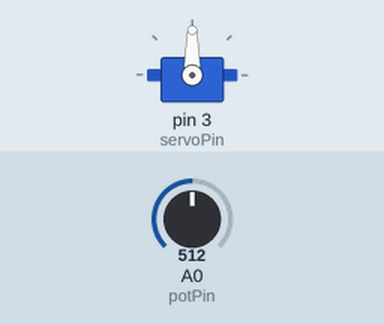
The sketch below on a simulated Arduino Uno, built with avr-gcc and run on an emulated ATmega328P. Parts: servo. Inputs (shaded band) come from the test bench; at power-on: A0 (potPin) = 512.

Above: at 1.2 s.
1.3 s: A0 (potPin) set to 716
At 1.9 s:
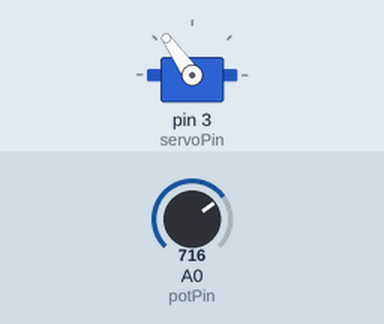
2.8 s: A0 (potPin) set to 900
At 3.1 s:
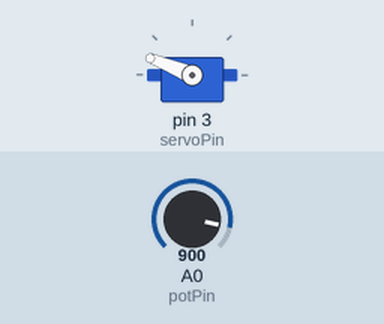
4.3 s: A0 (potPin) set to 1023
At 5.4 s:
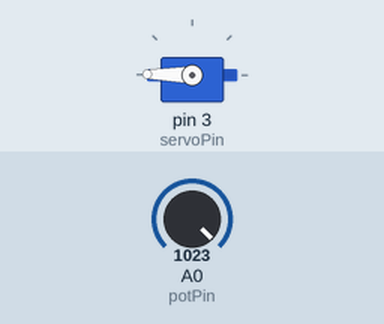
5.8 s: A0 (potPin) set to 306
At 6.5 s:
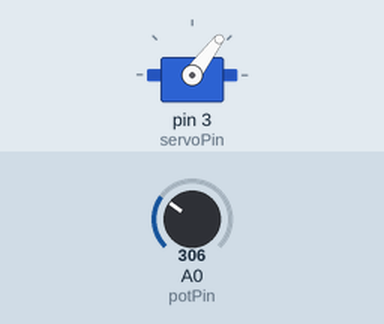
7.3 s: A0 (potPin) set to 122
At 7.7 s:
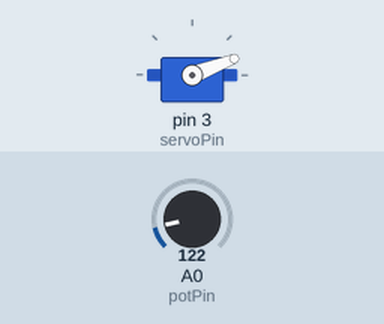
Timing chart, 0 to 9.8 s (numbered marks = the images above; inputs shaded):
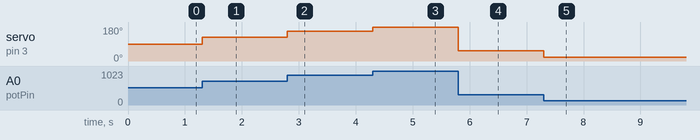

Measured:
- after the input at 1.3 s, servo on pin 3 (servoPin): 90° → 125° at once
- after the input at 2.8 s, servo on pin 3 (servoPin): 125° → 158° at once
- after the input at 4.3 s, servo on pin 3 (servoPin): 158° → 179° at once
- after the input at 5.8 s, servo on pin 3 (servoPin): 179° → 53° at once
- after the input at 7.3 s, servo on pin 3 (servoPin): 53° → 21° at once

The sketch:

00_servo_cotrol.ino
```cpp
#include <Servo.h>

int servoPin = 3;
int potPin = A0;

Servo myServo;

void setup() {
  // put your setup code here, to run once:
  myServo.attach(servoPin);
}

void loop() {
  // put your main code here, to run repeatedly:
  int potValue = analogRead(potPin);
  potValue = map(potValue, 0, 1024, 0, 180);
  myServo.write(potValue);
}
```
